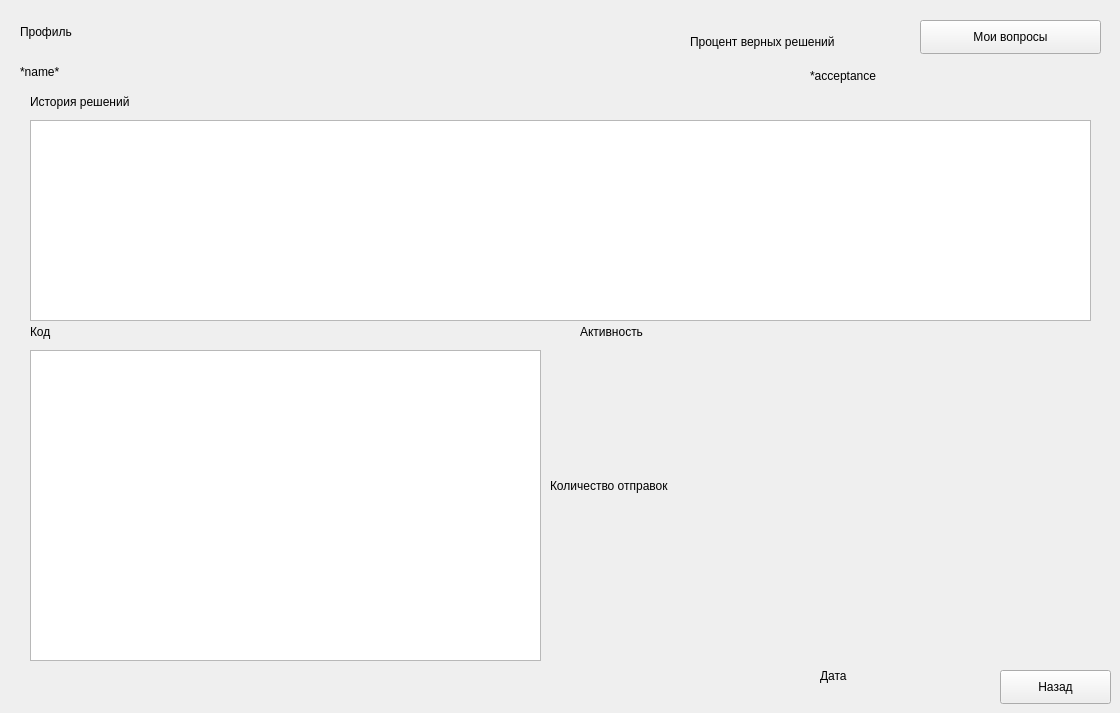
    <widget class="QWidget" name="page_13">
     <widget class="QLabel" name="label_31">
      <property name="geometry">
       <rect>
        <x>20</x>
        <y>20</y>
        <width>111</width>
        <height>24</height>
       </rect>
      </property>
      <property name="text">
       <string>Профиль</string>
      </property>
     </widget>
     <widget class="QLabel" name="label_name_onUserProfile">
      <property name="geometry">
       <rect>
        <x>20</x>
        <y>60</y>
        <width>341</width>
        <height>24</height>
       </rect>
      </property>
      <property name="text">
       <string>*name*</string>
      </property>
     </widget>
     <widget class="QPushButton" name="pushButton_userQuestions__onUserProfile">
      <property name="geometry">
       <rect>
        <x>920</x>
        <y>20</y>
        <width>181</width>
        <height>34</height>
       </rect>
      </property>
      <property name="text">
       <string>Мои вопросы</string>
      </property>
     </widget>
     <widget class="QLabel" name="label_30">
      <property name="geometry">
       <rect>
        <x>20</x>
        <y>110</y>
        <width>271</width>
        <height>24</height>
       </rect>
      </property>
      <property name="text">
       <string/>
      </property>
     </widget>
     <widget class="QWidget" name="widget_submissionsChart_onUserProfile" native="true">
      <property name="geometry">
       <rect>
        <x>580</x>
        <y>350</y>
        <width>521</width>
        <height>311</height>
       </rect>
      </property>
     </widget>
     <widget class="QPushButton" name="pushButton_prevPage_onUserProfile">
      <property name="geometry">
       <rect>
        <x>1000</x>
        <y>670</y>
        <width>111</width>
        <height>34</height>
       </rect>
      </property>
      <property name="text">
       <string>Назад</string>
      </property>
     </widget>
     <widget class="QLabel" name="label_43">
      <property name="geometry">
       <rect>
        <x>580</x>
        <y>320</y>
        <width>181</width>
        <height>24</height>
       </rect>
      </property>
      <property name="text">
       <string>Активность</string>
      </property>
     </widget>
     <widget class="QLabel" name="label_userAcceptance_onUserProfile">
      <property name="geometry">
       <rect>
        <x>810</x>
        <y>60</y>
        <width>101</width>
        <height>31</height>
       </rect>
      </property>
      <property name="text">
       <string>*acceptance</string>
      </property>
     </widget>
     <widget class="QLabel" name="label_44">
      <property name="geometry">
       <rect>
        <x>690</x>
        <y>30</y>
        <width>221</width>
        <height>24</height>
       </rect>
      </property>
      <property name="text">
       <string>Процент верных решений</string>
      </property>
     </widget>
     <widget class="QTableView" name="tableView_allUserSubmissions_onUserProfile">
      <property name="geometry">
       <rect>
        <x>30</x>
        <y>120</y>
        <width>1061</width>
        <height>201</height>
       </rect>
      </property>
     </widget>
     <widget class="QLabel" name="label_45">
      <property name="geometry">
       <rect>
        <x>30</x>
        <y>90</y>
        <width>341</width>
        <height>24</height>
       </rect>
      </property>
      <property name="text">
       <string>История решений</string>
      </property>
     </widget>
     <widget class="QLabel" name="label_userCode_onUserProfile">
      <property name="geometry">
       <rect>
        <x>30</x>
        <y>320</y>
        <width>51</width>
        <height>24</height>
       </rect>
      </property>
      <property name="text">
       <string>Код</string>
      </property>
     </widget>
     <widget class="QPlainTextEdit" name="plainText_userCode_onUserProfile">
      <property name="geometry">
       <rect>
        <x>30</x>
        <y>350</y>
        <width>511</width>
        <height>311</height>
       </rect>
      </property>
     </widget>
     <widget class="QLabel" name="label_46">
      <property name="geometry">
       <rect>
        <x>550</x>
        <y>470</y>
        <width>201</width>
        <height>31</height>
       </rect>
      </property>
      <property name="sizePolicy">
       <sizepolicy hsizetype="Preferred" vsizetype="Preferred">
        <horstretch>0</horstretch>
        <verstretch>0</verstretch>
       </sizepolicy>
      </property>
      <property name="styleSheet">
       <string notr="true">QLabel {
    transform: rotate(-90deg);
    transform-origin: left top;  /* Точка вращения (левый верхний угол) */
}</string>
      </property>
      <property name="text">
       <string>Количество отправок</string>
      </property>
     </widget>
     <widget class="QLabel" name="label_47">
      <property name="geometry">
       <rect>
        <x>820</x>
        <y>660</y>
        <width>41</width>
        <height>31</height>
       </rect>
      </property>
      <property name="sizePolicy">
       <sizepolicy hsizetype="Preferred" vsizetype="Preferred">
        <horstretch>0</horstretch>
        <verstretch>0</verstretch>
       </sizepolicy>
      </property>
      <property name="styleSheet">
       <string notr="true">QLabel {
    transform: rotate(-90deg);
    transform-origin: left top;  /* Точка вращения (левый верхний угол) */
}</string>
      </property>
      <property name="text">
       <string>Дата</string>
      </property>
     </widget>
    </widget>
